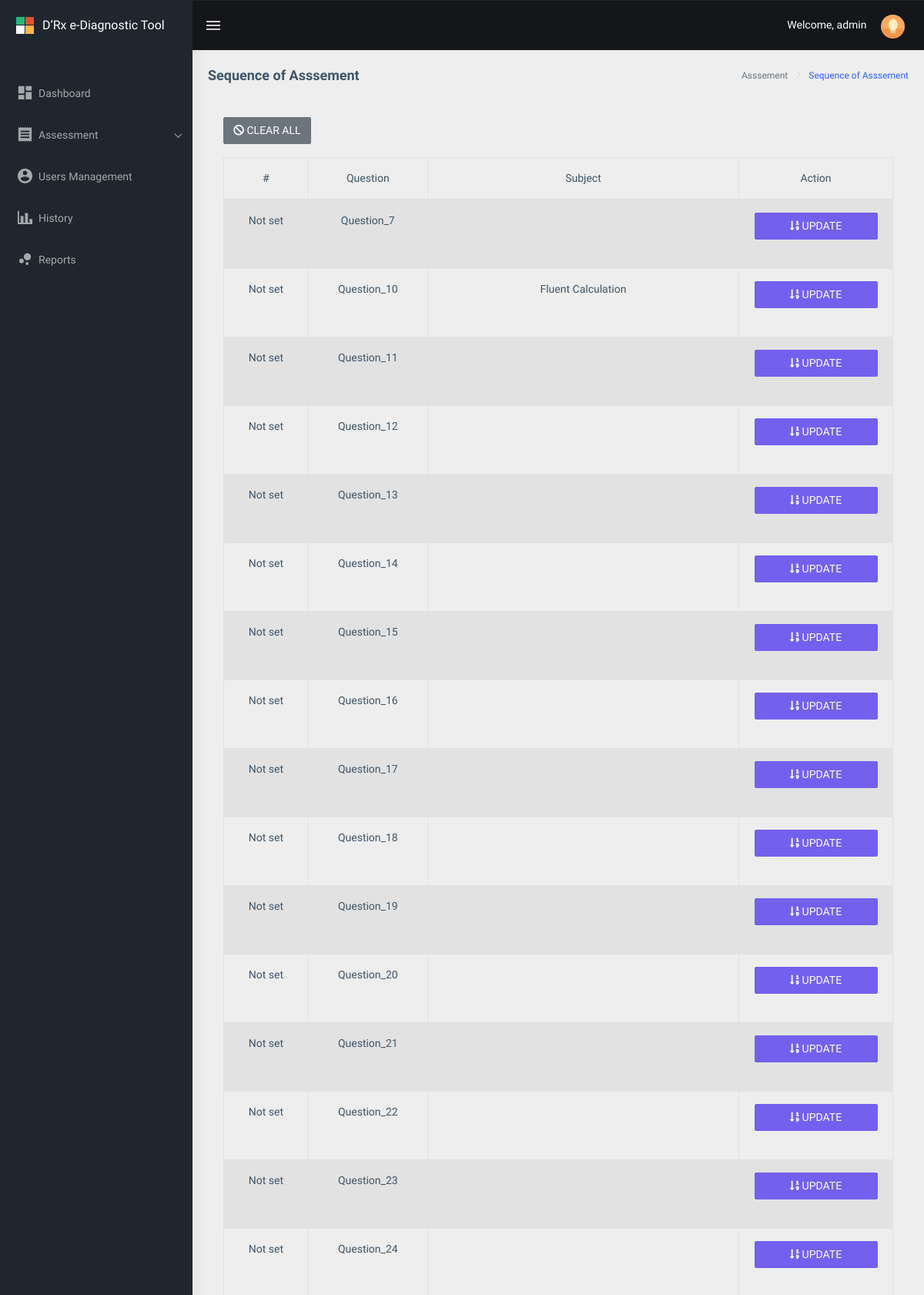
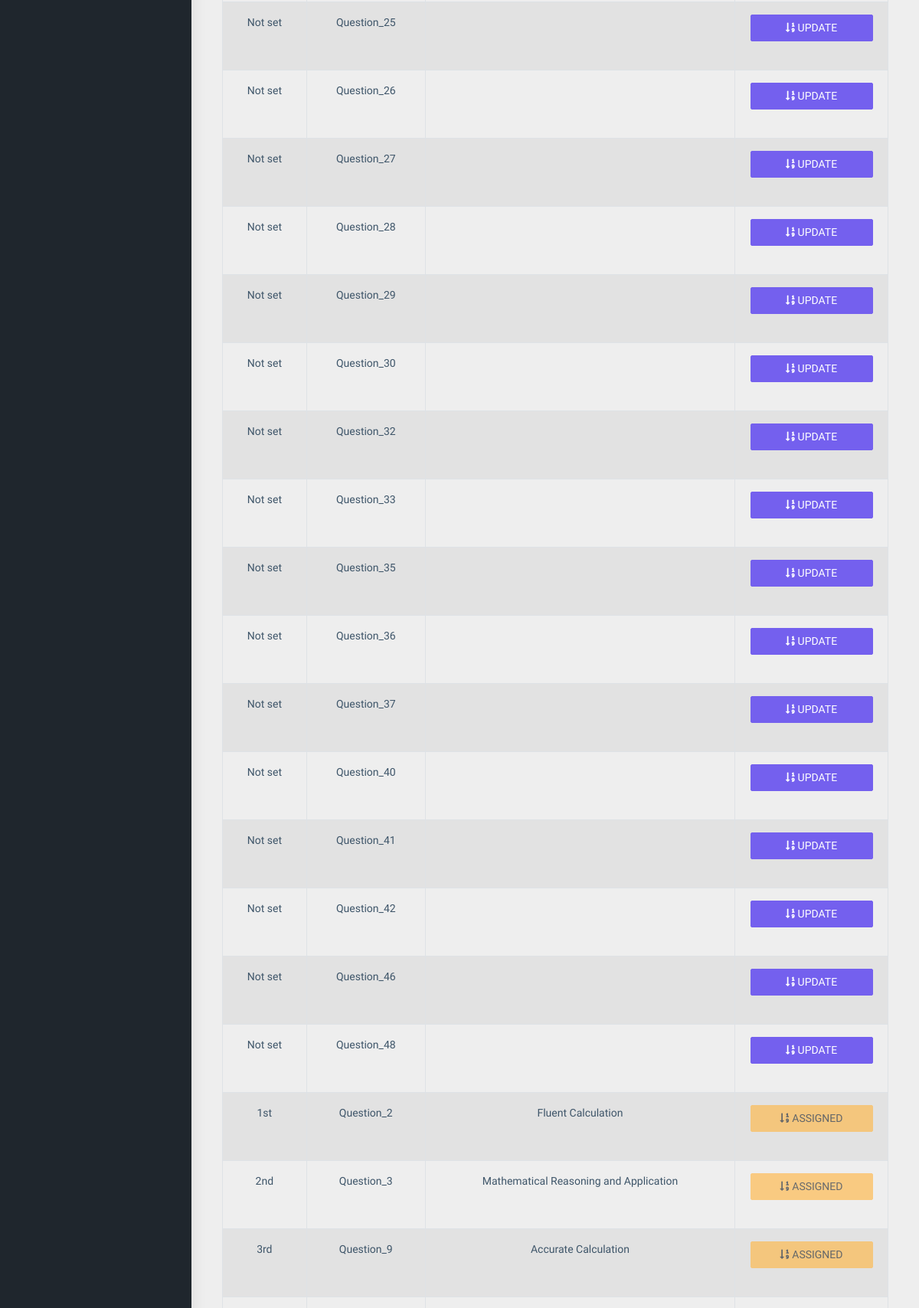
Screenshot of /public/main/teacher/sequence/index.php (signed in, upper part) with the database file from the repository (2 pictures, top to bottom).
### tables this page shows
CREATE TABLE `drxassessment_assessment` (
  `drxassessment_id` int(11) NOT NULL,
  `drxassessment_question1` text NOT NULL,
  `drxassessment_answer` text NOT NULL,
  `drxassessment_answer_value` text NOT NULL,
  `drxassessment_domain` text NOT NULL,
  `drxassessment_question_image` text NOT NULL,
  `drxassessment_q1_answer_1` text NOT NULL,
  `drxassessment_q1_answer_2` text NOT NULL,
  `drxassessment_q1_answer_3` text NOT NULL,
  `drxassessment_q1_answer_4` text NOT NULL,
  `drxassessment_order` int(11) NOT NULL,
  `drxassessment_order_value` text NOT NULL,
  `drxassessment_status` int(1) NOT NULL,
  `drxassessment_created_at` datetime NOT NULL,
  `drxassessment_updated_at` datetime NOT NULL
);

### public/main/teacher/sequence/index.php (the view, shortened to what this page needs)
<?php
include("../../../../config/common/asdasf9z09x0c90zx90123.php");
$connection->setAttribute(PDO::ATTR_ERRMODE, PDO::ERRMODE_EXCEPTION);
if (!empty($_SESSION['drxassessmentname'])) {
    $drxassessmentname = $_SESSION['drxassessmentname'];
} else {
    $drxassessmentname = "";
}
?>
<!DOCTYPE html>
<html dir="ltr" lang="en">
<head>
    <link href="../../../assets/libs/flot/css/float-chart.css" rel="stylesheet">
    <link href="../../../dist/css/style.min.css" rel="stylesheet">
    <link href="../../../assets/libs/datatables.net-bs4/css/dataTables.bootstrap4.css" rel="stylesheet">
    <link href="../../../assets/libs/toastr/build/toastr.min.css" rel="stylesheet">
</head>
<body>
    <div id="main-wrapper">
        <header class="topbar" data-navbarbg="skin5">
            <nav class="navbar top-navbar navbar-expand-md navbar-dark">
                <div class="navbar-header" data-logobg="skin5">
                    <a class="navbar-brand" href="../../../main/teacher">
                        <b class="logo-icon p-l-10">
                            <img src="../../../assets/images/logo-icon.png" alt="homepage" class="light-logo" />
                        </b>
                        <span class="logo-text">
                             <span style="font-size: 16px;">D’Rx e-Diagnostic Tool</span>
                        </span>
                    </a>
                </div>
                <div class="navbar-collapse collapse" id="navbarSupportedContent" data-navbarbg="skin5">
                    <ul class="navbar-nav float-left mr-auto">
                        <li class="nav-item d-none d-md-block"><a class="nav-link sidebartoggler waves-effect waves-light" href="javascript:void(0)" data-sidebartype="mini-sidebar"><i class="mdi mdi-menu font-24"></i></a></li>
                    </ul>
                    <ul class="navbar-nav float-right">
                        <li class="nav-item dropdown">
                          <span style="color: #fff;">Welcome, <?php echo $drxassessmentname; ?></span>
                            <a class="nav-link dropdown-toggle text-muted waves-effect waves-dark pro-pic" href="" data-toggle="dropdown" aria-haspopup="true" aria-expanded="false"><img src="../../../assets/images/users/1.jpg" alt="user" class="rounded-circle" width="31" height="31"></a>
                        </li>
                    </ul>
                </div>
            </nav>
        </header>
        <aside class="left-sidebar" data-sidebarbg="skin5">
            <div class="scroll-sidebar">
                <nav class="sidebar-nav">
                    <ul id="sidebarnav" class="p-t-30">
                        <li class="sidebar-item"> <a class=" sidebar-link waves-effect waves-dark sidebar-link" href="../../../main/teacher/" aria-expanded="false"><i class="mdi mdi-view-dashboard"></i><span class="hide-menu">Dashboard</span></a></li>
                        <li class="active sidebar-item"> <a class="sidebar-link has-arrow waves-effect waves-dark" href="javascript:void(0)" aria-expanded="false"><i class="mdi mdi-receipt"></i><span class="hide-menu">Assessment </span></a>
                        </li>
                        <li class="sidebar-item"> <a class="sidebar-link waves-effect waves-dark sidebar-link" href="../usersmanagement/" aria-expanded="false"><i class="mdi mdi-account-circle"></i><span class="hide-menu">Users Management</span></a></li>
                        <li class="sidebar-item"> <a class="sidebar-link waves-effect waves-dark sidebar-link" href="../history/" aria-expanded="false"><i class="mdi mdi-chart-bar"></i><span class="hide-menu">History</span></a></li>
                        <li class="sidebar-item"> <a class="sidebar-link waves-effect waves-dark sidebar-link" href="../reports/" aria-expanded="false"><i class="mdi mdi-chart-bubble"></i><span class="hide-menu">Reports</span></a></li>
                    </ul>
                </nav>
            </div>
        </aside>
        <div class="page-wrapper">
             <div class="page-breadcrumb">
                <div class="row">
                    <div class="col-12 d-flex no-block align-items-center">
                        <h4 class="page-title">Sequence of Asssement</h4>
                        <div class="ml-auto text-right">
                            <nav aria-label="breadcrumb">
                                <ol class="breadcrumb">
                                    <li class="breadcrumb-item active" aria-current="page">Asssement</li>
                                    <li class="breadcrumb-item active" aria-current="page"><a href="../sequence/">Sequence of Asssement</a></li>
                                </ol>
                            </nav>
                        </div>
                    </div>
                </div>
            </div>
            <div class="container-fluid">
							<div class="card-body">
									<div class="table-responsive">
                      <button type="button" data-toggle="modal" data-target="#clearAssessmentModal" onclick="clearAllOrder();" class="btn btn-secondary btn-mg" style="margin-bottom: 2%;"><i class="fas fa-ban"></i> CLEAR ALL</button>
											<table id="zero_config" class="table table-striped table-bordered">
													<thead>
															<tr>
																	<th class="text-center">#</th>
                                  <th class="text-center">Question</th>
																	<th class="text-center">Subject</th>
																	<th class="text-center">Action</th>
															</tr>
													</thead>
													<tbody>
														<?php
	                          $result = $connection->prepare("SELECT * FROM drxassessment_assessment ORDER BY drxassessment_order ASC");
	                          $result->execute();
	                              while ($row = $result->fetch(PDO::FETCH_ASSOC)) {
	                                     $drxassessment_id = $row['drxassessment_id'];
	                                     $drxassessment_question1 = $row['drxassessment_question1'];
																			 $drxassessment_q1_answer_1 = $row['drxassessment_q1_answer_1'];
	                                     $drxassessment_q1_answer_2 = $row['drxassessment_q1_answer_2'];
	                                     $drxassessment_q1_answer_3 = $row['drxassessment_q1_answer_3'];
	                                     $drxassessment_q1_answer_4 = $row['drxassessment_q1_answer_4'];
                                       $drxassessmentordervalue = $row['drxassessment_order_value'];
	                                     $drxassessmentstatus = $row['drxassessment_status'];
	                                     $drxassessmentdomain = $row['drxassessment_domain'];
	                          ?>
															<tr>
																<td class="text-center">
                                  <?php
                                    if(empty($drxassessmentordervalue)) {
                                        echo "Not set";
                                    } else {
                                        echo $drxassessmentordervalue;
                                    }
                                  ?>
                                </td>
																<td class="text-center"><?php echo $drxassessment_question1; ?></td>
																<td class="text-center"><?php echo $drxassessmentdomain; ?></td>
																<td class="text-center" style="width: 200px;">
                                <?php if ($drxassessmentstatus === '0') { ?>
                                  <button type="button" data-toggle="modal" data-target="#assessmentModal" class="btn btn-primary btn-mg" style="width: 160px;"
                                  onclick="setAssessmentOrder('<?php echo $drxassessment_id ; ?>',
                                                              '<?php echo $drxassessment_question1 ; ?>',
                                                              '<?php echo $drxassessment_q1_answer_1 ; ?>',
                                                              '<?php echo $drxassessment_q1_answer_2 ; ?>',
                                                              '<?php echo $drxassessment_q1_answer_3 ; ?>',
                                                              '<?php echo $drxassessment_q1_answer_4 ; ?>');">
                                  <i class="fas fa-sort-numeric-down"></i> UPDATE
                                  </button>
                                <?php } else if ($drxassessmentstatus === '1') { ?>
                                  <button type="button" style="width: 160px;" class="btn btn-warning btn-mg" disabled>
                                  <i class="fas fa-sort-numeric-down"></i> ASSIGNED
                                  </button>
                                <?php } ?> <br /><br />
																</td>
															</tr>
														<?php } ?>
													</tbody>
											</table>
				</div>
      </div>
      <h2 class="text-center">SUMMARY OF SEQUENCE OF ASSESSMENT</h2> <br />
    </div>
    </div>
</body>
</html>

### rows the page displays
drxassessment_assessment: shows "Not set", drxassessment_question1 "Question_7"
drxassessment_assessment: shows "Not set", drxassessment_question1 "Question_10", drxassessment_domain "Fluent Calculation"
drxassessment_assessment: shows "Not set", drxassessment_question1 "Question_11"
drxassessment_assessment: shows "Not set", drxassessment_question1 "Question_12"
drxassessment_assessment: shows "Not set", drxassessment_question1 "Question_13"
drxassessment_assessment: shows "Not set", drxassessment_question1 "Question_14"
drxassessment_assessment: shows "Not set", drxassessment_question1 "Question_15"
drxassessment_assessment: shows "Not set", drxassessment_question1 "Question_16"
drxassessment_assessment: shows "Not set", drxassessment_question1 "Question_17"
drxassessment_assessment: shows "Not set", drxassessment_question1 "Question_18"
drxassessment_assessment: shows "Not set", drxassessment_question1 "Question_19"
drxassessment_assessment: shows "Not set", drxassessment_question1 "Question_20"
drxassessment_assessment: shows "Not set", drxassessment_question1 "Question_21"
drxassessment_assessment: shows "Not set", drxassessment_question1 "Question_22"
drxassessment_assessment: shows "Not set", drxassessment_question1 "Question_23"
drxassessment_assessment: shows "Not set", drxassessment_question1 "Question_24"
drxassessment_assessment: shows "Not set", drxassessment_question1 "Question_25"
drxassessment_assessment: shows "Not set", drxassessment_question1 "Question_26"
drxassessment_assessment: shows "Not set", drxassessment_question1 "Question_27"
drxassessment_assessment: shows "Not set", drxassessment_question1 "Question_28"
drxassessment_assessment: shows "Not set", drxassessment_question1 "Question_29"
drxassessment_assessment: shows "Not set", drxassessment_question1 "Question_30"
drxassessment_assessment: shows "Not set", drxassessment_question1 "Question_32"
drxassessment_assessment: shows "Not set", drxassessment_question1 "Question_33"
drxassessment_assessment: shows "Not set", drxassessment_question1 "Question_35"
drxassessment_assessment: shows "Not set", drxassessment_question1 "Question_36"
drxassessment_assessment: shows "Not set", drxassessment_question1 "Question_37"
drxassessment_assessment: shows "Not set", drxassessment_question1 "Question_40"
drxassessment_assessment: shows "Not set", drxassessment_question1 "Question_41"
drxassessment_assessment: shows "Not set", drxassessment_question1 "Question_42"
drxassessment_assessment: shows "Not set", drxassessment_question1 "Question_46"
drxassessment_assessment: shows "Not set", drxassessment_question1 "Question_48"
drxassessment_assessment: drxassessment_order_value "1st", drxassessment_question1 "Question_2", drxassessment_domain "Fluent Calculation", drxassessment_status 1 (drawn)
drxassessment_assessment: drxassessment_order_value "2nd", drxassessment_question1 "Question_3", drxassessment_domain "Mathematical Reasoning and Application", drxassessment_status 1 (drawn)
drxassessment_assessment: drxassessment_order_value "3rd", drxassessment_question1 "Question_9", drxassessment_domain "Accurate Calculation", drxassessment_status 1 (drawn)

### other values shown
$drxassessmentname "admin"
